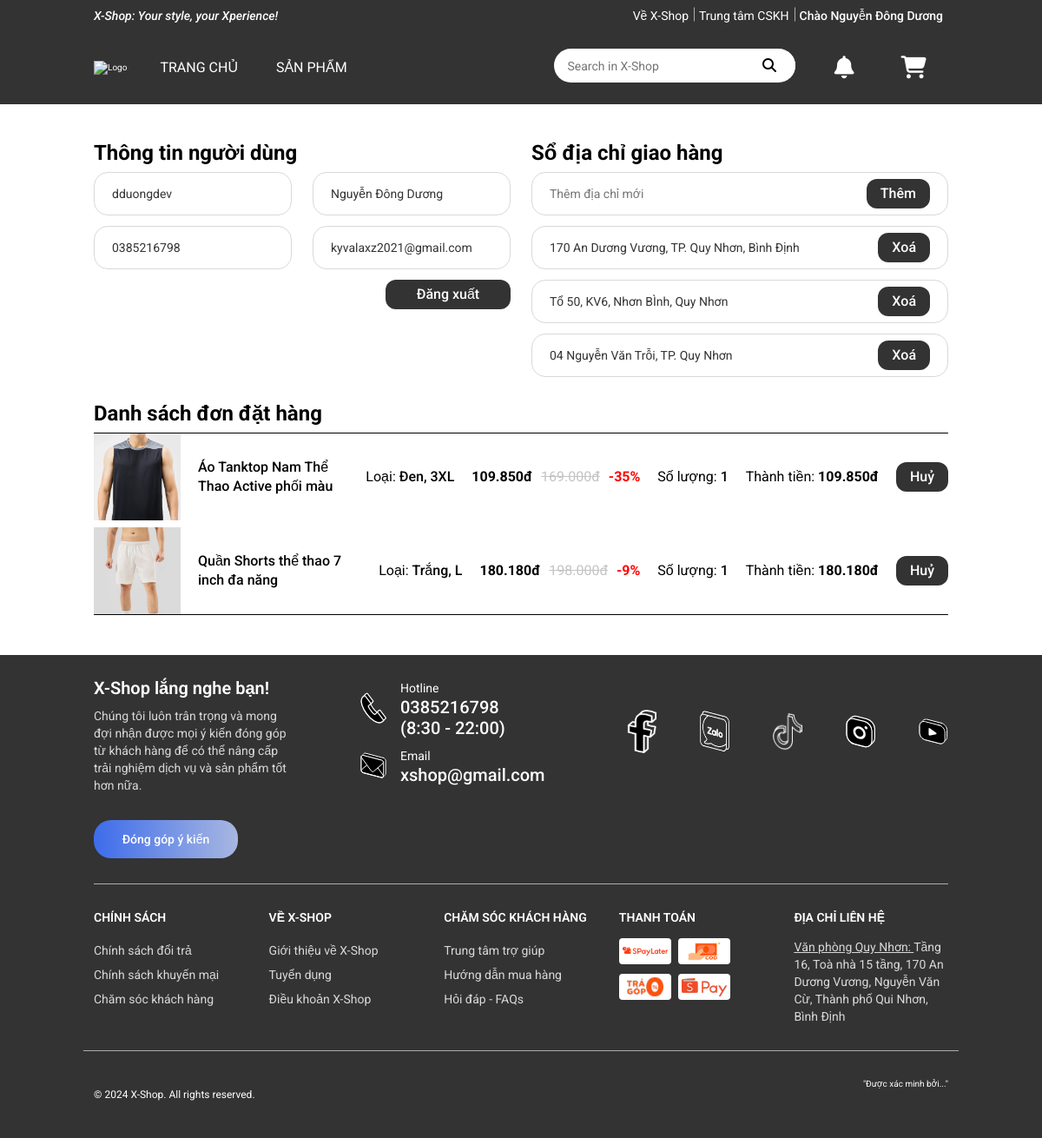
Screenshot of /user_view.php (signed in) with the database file from the repository.
### tables this page shows
CREATE TABLE `users` (
  `id` bigint(20) NOT NULL,
  `user_name` varchar(255) NOT NULL,
  `email` varchar(255) NOT NULL,
  `user_password` varchar(255) NOT NULL,
  `phone` varchar(15) NOT NULL,
  `user_role` enum('admin','customer') DEFAULT NULL,
  `fullname` varchar(255) NOT NULL
);

CREATE TABLE `addresses` (
  `id` bigint(20) NOT NULL,
  `user_id` bigint(20) NOT NULL,
  `address` text DEFAULT NULL
);

CREATE TABLE `orders` (
  `id` bigint(20) NOT NULL,
  `user_id` bigint(20) NOT NULL,
  `payment_method` enum('online','offline') NOT NULL,
  `created_at` timestamp NOT NULL DEFAULT current_timestamp(),
  `order_status` tinyint(4) DEFAULT 1,
  `product_size_id` bigint(20) NOT NULL,
  `quantity` int(11) NOT NULL,
  `delivery_phone` varchar(15) DEFAULT NULL,
  `note` text DEFAULT NULL,
  `delivery_address` text DEFAULT NULL
);

CREATE TABLE `products` (
  `id` bigint(20) NOT NULL,
  `product_name` varchar(100) NOT NULL,
  `unit_price` double NOT NULL,
  `discount_percentage` float DEFAULT 0,
  `product_desc` longtext DEFAULT NULL CHECK (json_valid(`product_desc`)),
  `slug` text NOT NULL,
  `main_img` varchar(255) NOT NULL,
  `release_date` datetime DEFAULT current_timestamp()
);

CREATE TABLE `colors` (
  `id` bigint(20) NOT NULL,
  `color_name` varchar(100) NOT NULL,
  `img` varchar(255) NOT NULL,
  `slug` text NOT NULL
);

CREATE TABLE `sizes` (
  `id` bigint(20) NOT NULL,
  `size_name` varchar(100) NOT NULL
);

### user_view.php (the view, shortened to what this page needs)
<?php
    require_once './php/dbconnect.php';
    $get_user_info_query = "SELECT id, fullname, email, phone FROM users WHERE user_name = ?";
    $stmt = $_conn->prepare($get_user_info_query);
    $stmt->bind_param('s', $_SESSION['username']);
    $stmt->execute();
    $result = $stmt->get_result();
    $user_info = $result->fetch_assoc();
    $get_all_addresses_query = "SELECT addresses.*
                                FROM addresses
                                JOIN users
                                ON users.id = addresses.user_id
                                WHERE user_name = ?";
    $stmt = $_conn->prepare($get_all_addresses_query);
    $stmt->bind_param('s', $_SESSION['username']);
    $stmt->execute();
    $result = $stmt->get_result();
    $addresses = $result->fetch_all();
    $get_all_orders_query = "SELECT orders.id AS id, product_name, main_img, unit_price, discount_percentage, color_name, size_name, orders.quantity AS quantity
                                FROM orders
                                JOIN products_size
                                ON orders.product_size_id = products_size.id
                                JOIN products_color
                                ON products_color.id = products_size.product_color_id
                                JOIN products
                                ON products.id = products_color.product_id
                                JOIN users
                                ON orders.user_id = users.id
                                JOIN colors
                                ON products_color.color_id = colors.id
                                JOIN sizes
                                ON products_size.size_id = sizes.id
                                WHERE users.user_name = ?";
    $stmt = $_conn->prepare($get_all_orders_query);
    $stmt->bind_param('s', $_SESSION['username']);
    $stmt->execute();
    $result = $stmt->get_result();
    $orders = $result->fetch_all();
?>
<!DOCTYPE html>
<html lang="en">
<head>
    <link rel="stylesheet" href="https://cdnjs.cloudflare.com/ajax/libs/normalize/8.0.1/normalize.min.css">
    <link rel="stylesheet" href="../css/grid.css">
    <link rel="stylesheet" href="../css/base.css">
    <link rel="stylesheet" href="../css/main.css">
    <link rel="stylesheet" href="https://cdnjs.cloudflare.com/ajax/libs/font-awesome/6.5.1/css/all.min.css">
</head>
<body>
    <div class="app">
        <?php include "header.php" ?>
        <div class="container">
            <div class="grid wide">
                <div class="row">
                    <div class="col l-6">
                        <div class="user__session">
                            <div class="user__session-heading">
                                Thông tin người dùng
                            </div>
                            <div class="user__session-content">
                                <div class="row ud__row-padding-v6">
                                    <div class="col l-6">
                                        <span class="user__form-control"><?php echo $_SESSION['username']; ?></span>
                                    </div>
                                    <div class="col l-6">
                                        <input type="text" name="user_info" placeholder="Họ tên" class="user__form-control js-input--fullname" value="<?php echo $user_info['fullname'] ?>" required>
                                    </div>
                                </div>
                                <div class="row ud__row-padding-v6">
                                    <div class="col l-6">
                                        <input type="tel" name="user_info" placeholder="Số điện thoại" class="user__form-control js-input--phone" value="<?php echo $user_info['phone'] ?>" required>
                                    </div>
                                    <div class="col l-6">
                                        <input type="email" name="user_info" placeholder="Email" class="user__form-control js-input--email" value="<?php echo $user_info['email'] ?>" required>
                                    </div>
                                </div>
                                <div class="row ud__row-padding-v6">
                                    <div class="col l-4 l-o-4">
                                    </div>
                                    <div class="col l-4">
                                        <button class="user__button user__button--action js-logout-button">Đăng xuất</button>
                                    </div>
                                </div>
                            </div>
                        </div>
                    </div>
                    <div class="col l-6">
                        <div class="user__session">
                            <div class="user__session-heading">
                                Sổ địa chỉ giao hàng
                            </div>
                            <div id="user__address-container" class="user__session-content">
                                <div class="row ud__row-padding-v6">
                                    <div class="col l-12">
                                        <label for="user__input-new-address" class="user__form-control">
                                            <input id="user__input-new-address" type="text" name="" placeholder="Thêm địa chỉ mới" class="user__form-control user__form-control--new-address js-input--new-address" value="" required>
                                            <button class="user__button js-add-new-address-button">Thêm</button>
                                        </label>
                                    </div>
                                </div>
                                    <?php
                                        if(count($addresses) > 0){
                                            foreach($addresses as $value){
                                                echo '<div class="row ud__row-padding-v6 address_item">';
                                                echo '<div class="col l-12">';
                                                echo '<span class="user__form-control">';
                                                echo '<span>'.$value[2].'</span>';
                                                echo '<button value="'.$value[0].'" class="user__button js-delete-address-button">Xoá</button>';
                                                echo '</span>';
                                                echo '</div>';
                                                echo '</div>';
                                            }
                                        }
                                    ?>
                            </div>
                        </div>
                    </div>
                </div>
                <div class="row">
                    <div class="col l-12">
                        <div class="user__session user__session--orders">
                            <div class="user__session-heading">
                                Danh sách đơn đặt hàng
                            </div>
                            <div class="user__session-content user__session-content--orders">
                                <?php
                                    if(count($orders) > 0){
                                        foreach($orders as $order){
                                            echo '<div class="user__order">';
                                            echo '<img src="'.$order[2].'" alt="" class="user__order-img">';
                                            echo '<span class="user__order-name">'.$order[1].'</span>';
                                            echo '<span>Loại: <span class="user__order-option">'.$order[5].', '.$order[6].'</span></span>';
                                            echo '<span class="user__order-price">';
                                            if($order[4] > 0.0){
                                                echo '<span class="user__order-current-price">'.number_format($order[3] * (1 - $order[4]), 0, ',', '.').'đ</span>';
                                                echo '<span class="user__order-old-price">'.number_format($order[3], 0, ',', '.').'đ</span>';
                                                echo '<span class="user__order-discount">-'.($order[4] * 100).'%</span>';
                                            }
                                            else {
                                                echo '<span class="user__order-current-price">'.number_format($order[3], 0, ',', '.').'đ</span>';
                                            }
                                            echo '</span>';
                                            echo '<span>Số lượng: <span class="user__order-quantity">'.$order[7].'</span></span>';
                                            $total = ($order[4] > 0.0) ? $order[3] * (1 - $order[4]) * $order[7] : $order[3] * $order[7];
                                            echo '<span>Thành tiền: <span class="user__order-total">'.number_format($total, 0, ',', '.').'đ</span></span>';
                                            echo '<button value="'.$order[0].'" class="user__button js-delete-order-button">Huỷ</button>';
                                            echo '</div>';
                                        }
                                    }
                                ?>
                            </div>
                        </div>
                    </div>
                </div>
            </div>
        </div>
        <?php include "footer.php" ?>
    </div>
</body>
</html>

### rows the page displays
users: user_info "Nguyễn Đông Dương", user_info "0385216798", user_info "kyvalaxz2021@gmail.com"
addresses: address "170 An Dương Vương, TP. Quy Nhơn, Bình Định", $value[0] 21 (drawn)
addresses: address "Tổ 50, KV6, Nhơn BÌnh, Quy Nhơn", $value[0] 22 (drawn)
addresses: address "04 Nguyễn Văn Trỗi, TP. Quy Nhơn", $value[0] 23 (drawn)
orders: products.main_img (picture), products.product_name "Áo Tanktop Nam Thể Thao Active phối màu", colors.color_name "Đen", sizes.size_name "3XL", products.unit_price+discount_percentage "109.850", products.unit_price "169.000", products.discount_percentage "35", quantity "1", quantity.unit_price "109.850", $order[0] 12 (drawn)
orders: products.main_img (picture), products.product_name "Quần Shorts thể thao 7 inch đa năng", colors.color_name "Trắng", sizes.size_name "L", products.unit_price+discount_percentage "180.180", products.unit_price "198.000", products.discount_percentage "9", quantity "1", quantity.unit_price "180.180", $order[0] 15 (drawn)

### other values shown
$_SESSION['fullname'] "Nguyễn Đông Dương"
$_SESSION['username'] "dduongdev"
